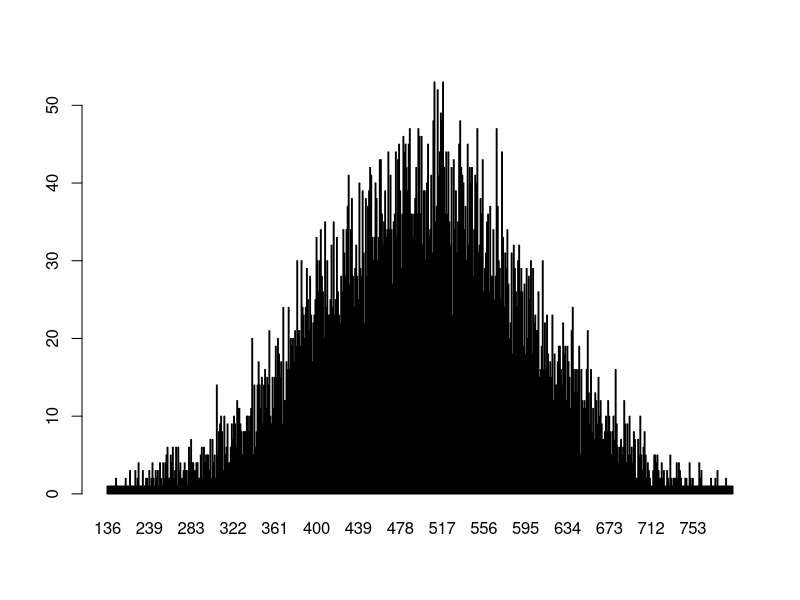
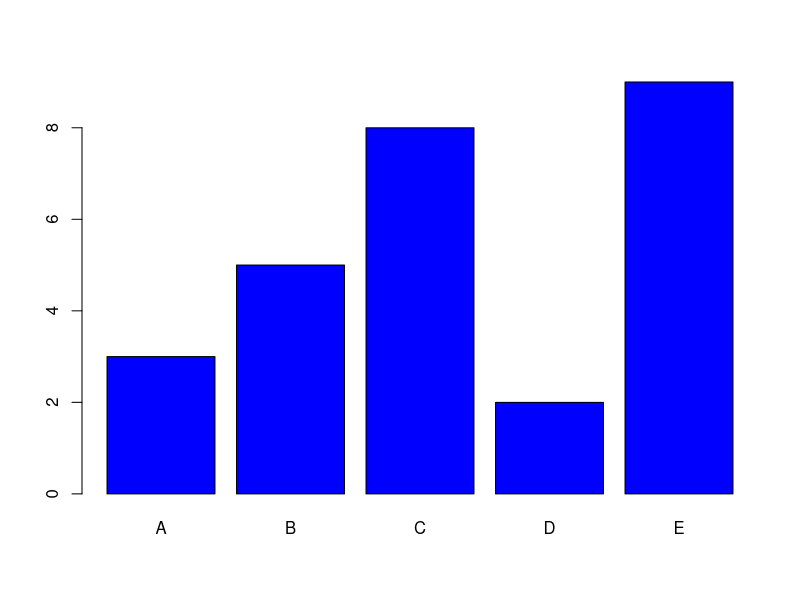
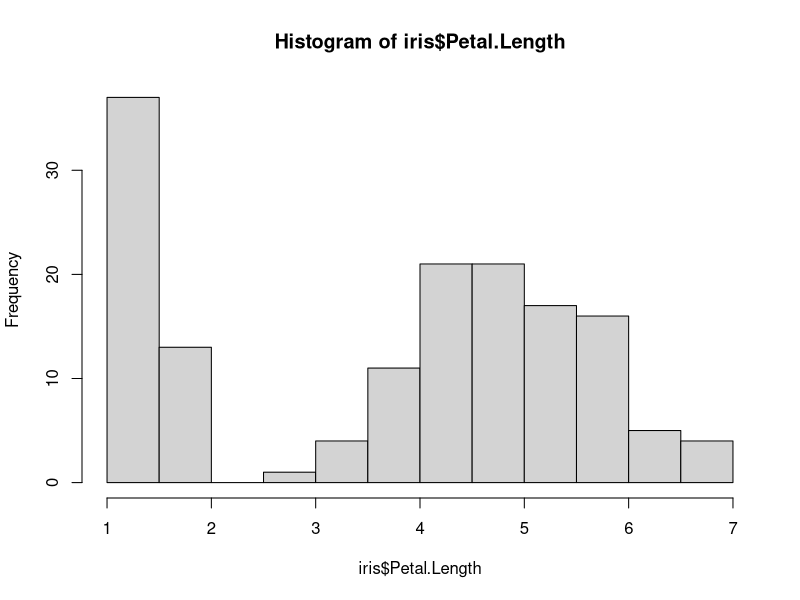
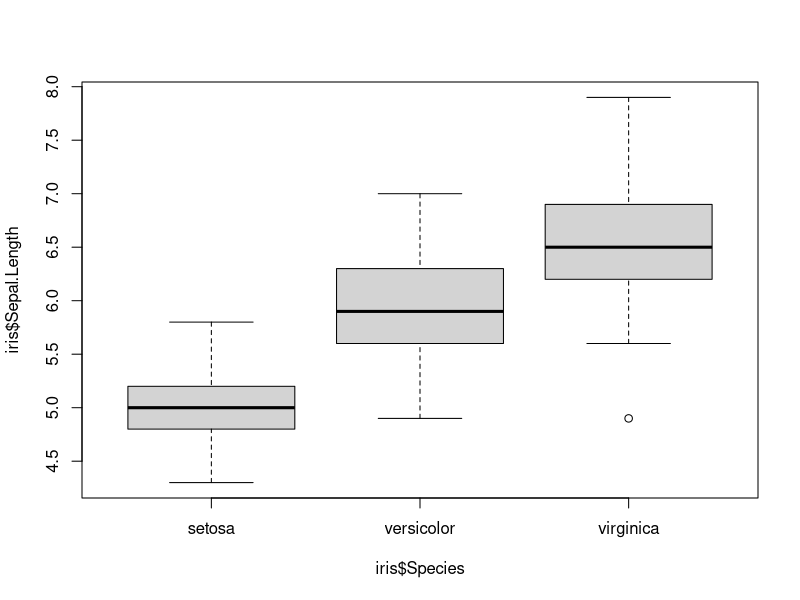

These charts were generated, in order, by the following R code:
n <- floor(rnorm(10000, 500, 100))
t <- table(n)
barplot(t)

x <- 10
a <- 2
y <- 1:4
z <- 2:5

print(x > a)
print(x + a)

if (x > a) {
    print("Yes.")
} else {
    print("No.")
}

print(y * z) # multiplication
print(c(y, z)) # concatenation
print(c(1:3, c(4:6, 7:10))) # recursive execution

x <- 1:3 ; print(rep(x, 2)) # repetition
y <- 1:3 ; print(rep(y, c(1, 3, 2)))
print(sum(rep(x, 2)))

greeting <- "My name is George!"
print(greeting)

#make a plot
bar_values <- c(3, 5, 8, 2, 9)
bar_names <- c("A", "B", "C", "D", "E")

barplot(bar_values, names.arg = bar_names, col = "blue") # barplot
hist(iris$Petal.Length) # histogram
boxplot(iris$Sepal.Length ~ iris$Species) # boxplot
